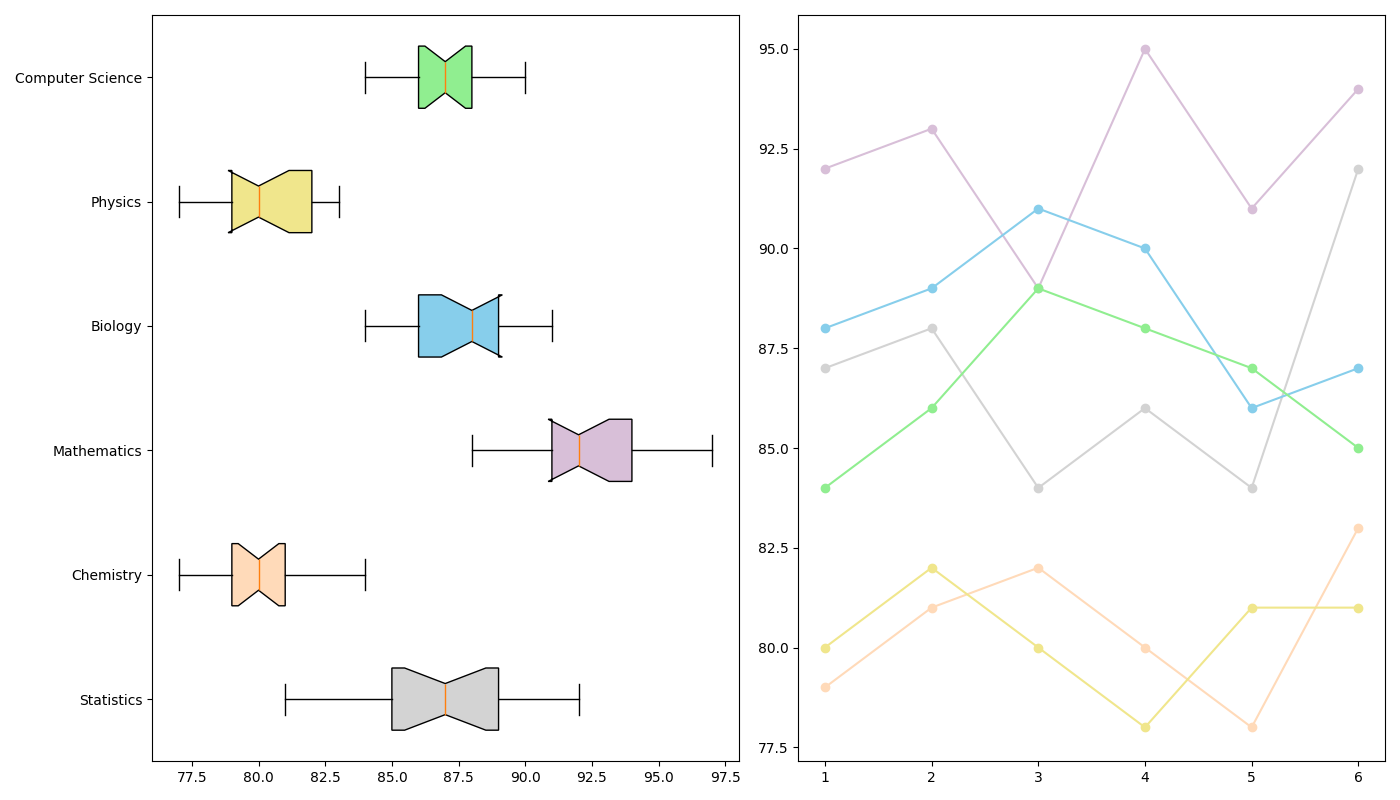

The script that drew this image:
import matplotlib.pyplot as plt
import numpy as np

# Define scores for each major across various exam weeks
scores_data = {
    'Statistics': [85, 88, 83, 90, 89, 86, 84, 92, 81, 87, 85, 89, 88, 84, 85, 90, 87],
    'Chemistry': [78, 80, 79, 82, 81, 78, 84, 79, 77, 81, 80, 83, 78, 82, 80, 79, 81],
    'Mathematics': [92, 93, 91, 95, 94, 92, 90, 91, 88, 94, 93, 97, 89, 91, 92, 94, 95],
    'Biology': [88, 89, 90, 86, 87, 91, 88, 85, 84, 87, 91, 86, 90, 88, 84, 89, 86],
    'Physics': [80, 83, 78, 81, 82, 80, 79, 81, 77, 80, 83, 79, 81, 82, 78, 80, 83],
    'Computer Science': [84, 86, 88, 89, 87, 85, 86, 90, 88, 87, 85, 89, 86, 84, 86, 87, 88]
}

majors = list(scores_data.keys())
scores = list(scores_data.values())

fig, axs = plt.subplots(1, 2, figsize=(14, 8))

# Horizontal box plot
box_parts = axs[0].boxplot(scores, notch=True, vert=False, patch_artist=True, labels=majors)
new_colors = ['lightgrey', 'peachpuff', 'thistle', 'skyblue', 'khaki', 'lightgreen']
for patch, color in zip(box_parts['boxes'], new_colors):
    patch.set_facecolor(color)

# Line plot for median scores over exam weeks for each major
weeks = np.array([1, 2, 3, 4, 5, 6])
stats_median = [87, 88, 84, 86, 84, 92]
chem_median = [79, 81, 82, 80, 78, 83]
math_median = [92, 93, 89, 95, 91, 94]
bio_median = [88, 89, 91, 90, 86, 87]
phys_median = [80, 82, 80, 78, 81, 81]
cs_median = [84, 86, 89, 88, 87, 85]

median_scores_over_weeks = [stats_median, chem_median, math_median, bio_median, phys_median, cs_median]

for median_score, color in zip(median_scores_over_weeks, new_colors):
    axs[1].plot(weeks, median_score, marker='o', linestyle='-', color=color)

plt.tight_layout()
plt.show()
